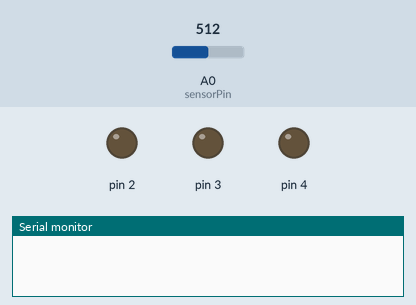
The sketch below on a simulated Arduino Uno, built with avr-gcc and run on an emulated ATmega328P. Shown: output pins drawn as LEDs (lit = HIGH), the last lines printed to the serial monitor. The test bench sets the inputs (shaded band); at power-on: A0 (sensorPin) = 512.

Above: at 0.1 s.
At 4.1 s:
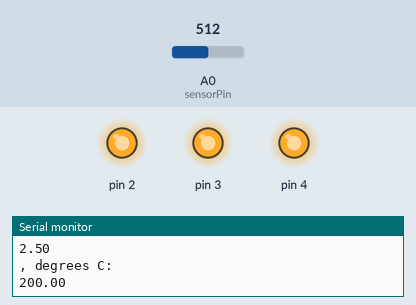
Timing chart, 0 to 5.6 s (numbered marks = the images above):
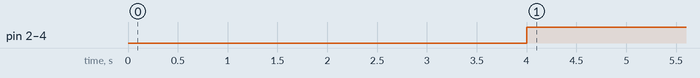

Measured:
- by itself, pin 2–4: LOW → HIGH at 4.0 s

The sketch:

Love_O_Meter.ino
```cpp
const int sensorPin = A0;
// room temperature in Celsius
const float baselineTemp = 20.0;

void setup(){
  // open a serial connection to display values
  Serial.begin(9600);
  // set the LED pins as outputs
  // the for() loop saves some extra coding
  for(int pinNumber = 2; pinNumber<5; pinNumber++){
    pinMode(pinNumber,OUTPUT);
    digitalWrite(pinNumber, LOW);
  }
}

void loop(){
  // read the value on AnalogIn pin 0
  // stores data from A0 and store it in a variable
  int sensorVal = analogRead(sensorPin);

  // send the 10-bit sensor value out the serial port
  delay(2000);
  Serial.println("sensor Value: ");
  Serial.println(sensorVal);

  // convert the ADC reading to voltage
  float voltage = (sensorVal/1024.0) * 5.0;

  // Send the voltage level out the Serial port
  Serial.println(", Volts: ");
  Serial.println(voltage);

  // convert the voltage to temperature in degrees C
  // the sensor changes 10 mV per degree
  // the datasheet says there's a 500 mV offset
  // ((volatge - 500mV) times 100)
  Serial.println(", degrees C: ");
  // turnes the voltage to temperature in degrees C
  float temperature = (voltage - .5) * 100;
  Serial.println(temperature);
  delay(2000);

  // if the current temperature is lower than the baseline
  // turn off all LEDs
  if(temperature < baselineTemp){
    digitalWrite(2, LOW);
    digitalWrite(3, LOW);
    digitalWrite(4, LOW);
  } // if the temperature rises 2-4 degrees, turn an LED on
  else if(temperature >= baselineTemp+1 && temperature < baselineTemp+2){
    digitalWrite(2, HIGH);
    digitalWrite(3, LOW);
    digitalWrite(4, LOW);
  } // if the temperature rises 4-6 degrees, turn a second LED on
  else if(temperature >= baselineTemp+3 && temperature < baselineTemp+4){
    digitalWrite(2, HIGH);
    digitalWrite(3, HIGH);
    digitalWrite(4, LOW);
  } // if the temperature rises more than 6 degrees, turn all LEDs on
  else if(temperature >= baselineTemp+5){
    digitalWrite(2, HIGH);
    digitalWrite(3, HIGH);
    digitalWrite(4, HIGH);
  }
  delay(100);
}
```
